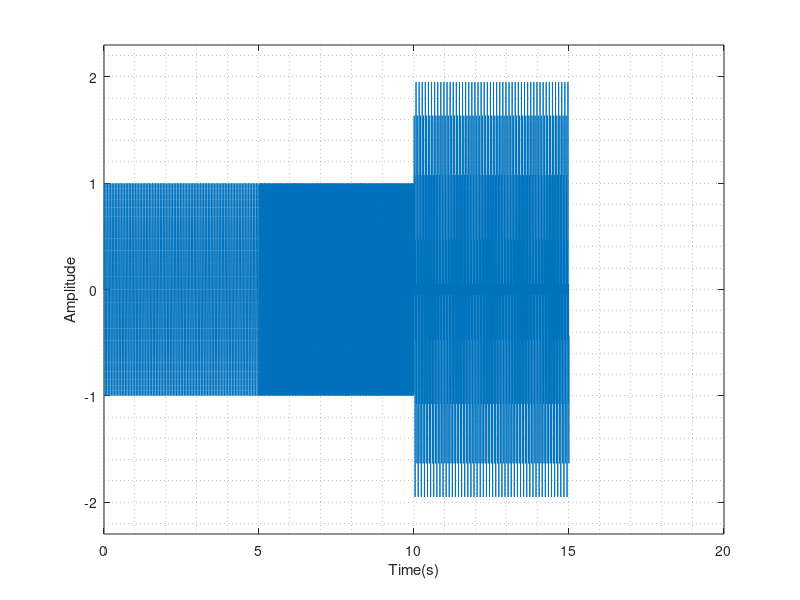
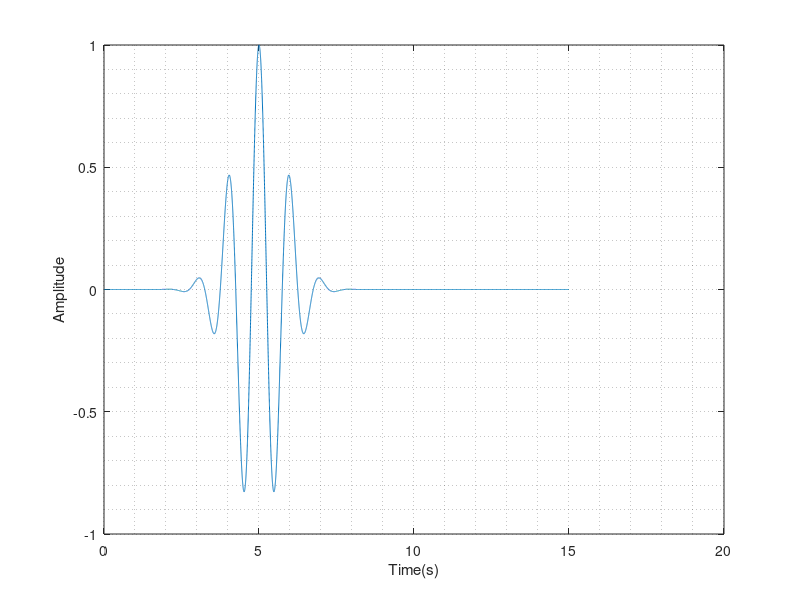
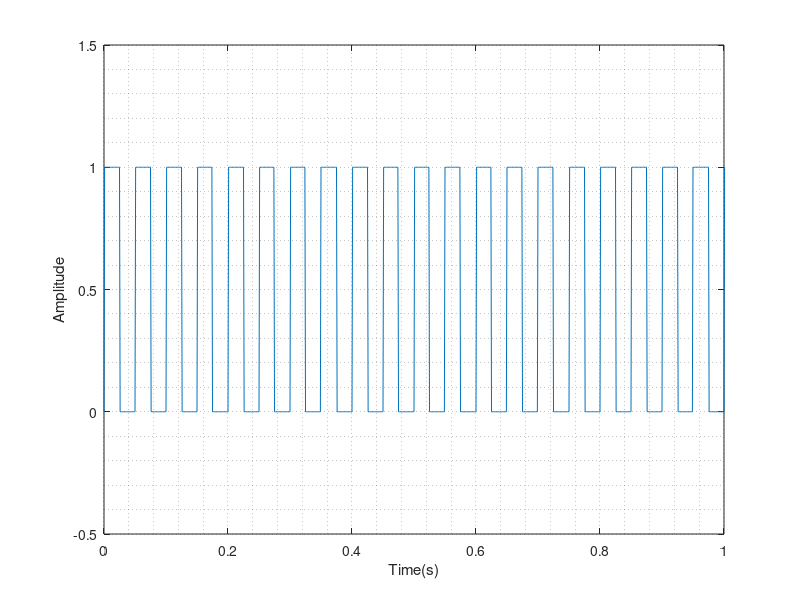

Reproduce these figures in MATLAB, in order.
clc; clear; close all;
%%  Basics of time series data
Fs = 1000; % sampling rate of 1000Hz
t = 0:1/Fs:15;
n = length(t);

%% Sine waves
a = [1 1 1];
f_sw = [20 70 50];
% non-overlapping time chunks
tchunks = round(linspace(1, n, length(a)+1));
swave = 0;
for i = 1:length(a)-1
    swave = cat(2, swave, a(i)*sin(2*pi*f_sw(i)*t(tchunks(i):tchunks(i+1)-1)));
end
swave = cat(2, swave, a(1)*sin(2*pi*f_sw(1)*t(tchunks(i):tchunks(i+1)-1))+...
    a(3)*sin(2*pi*f_sw(3)*t(tchunks(i):tchunks(i+1)-1)));
figure;
plot(t, swave), ylabel('Amplitude'), xlabel('Time(s)'), set(gca, 'ylim', [-max(a)*2.3, max(a)*2.3]), grid minor;

%% Morlet wavelet
f_mw = 1;
sinewave = cos(2*pi*f_mw*t);
w  = 2*( 5/(2*pi*f_mw) )^2;
gaussian = exp( (-(t-5).^2)/w );
mwavelet = sinewave .* gaussian;
figure;
plot(t, mwavelet), ylabel('Amplitude'), xlabel('Time(s)'), grid minor; % set(gca, 'xlim', [-1 10])

%% Box wave, freq = 20Hz, duty = 50%
f_sq = 20;
boxwave = double(sin(2*pi*f_sq*t)>0);
figure;
plot(t, boxwave), grid minor, set(gca, 'xlim', [0, 1], 'ylim', [-.5, 1.5]), ylabel('Amplitude'), xlabel('Time(s)');
